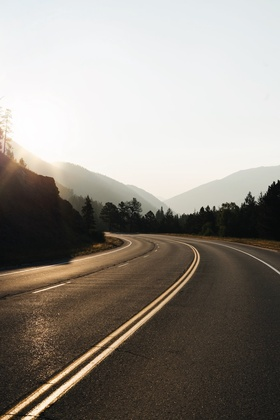
%> input picture road.jpg, 280 x 420 px, shrunk from 1000 x 1500 before the run
$ octave Geometric_Mean.m   (GNU Octave 9; MATLAB toolbox functions it lacks are replaced by stand-ins)
%> lines starting %> are read from the running program, lines starting %| are printed output that depends on the picture
%Geometric_Mean
clc;
f = rgb2gray(imread('road.jpg'));
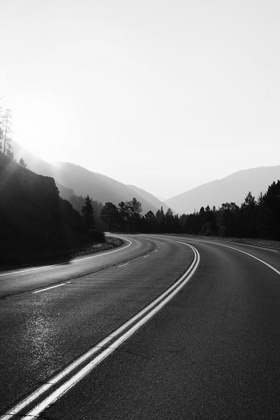
%> f: size 420x280 uint8; min 3, max 255, mean 141.3
f = im2double(f);
%> f: size 420x280 double
f = imnoise(f, 'gaussian');
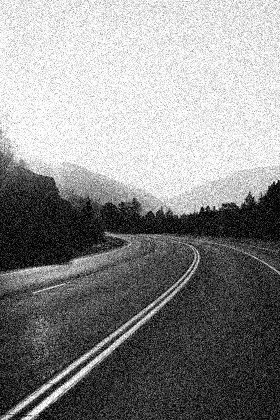
%> f: size 420x280 double; min 0, max 1, mean 0.547
[M,N] = size(f);
%> M = 420; N = 280
fp = padarray(f, [1 1]);
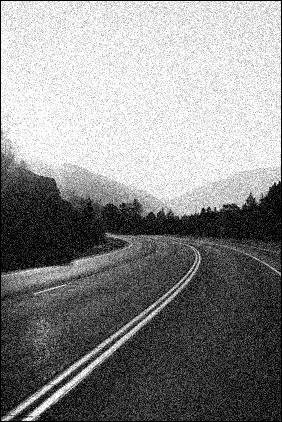
%> fp: size 422x282 double; min 0, max 1, mean 0.541
g = zeros([M N]);

for i = 2: M+1
    for j = 2: N+1
        g(i-1, j-1) = (prod(prod(fp(i-1:i+1, j-1:j+1))) ^ (1/9));
    end
end
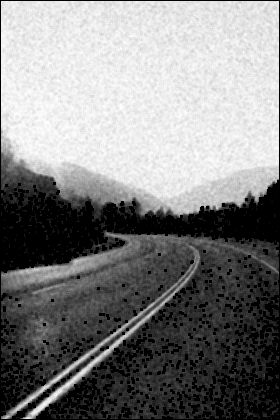
%> g: size 420x280 double; min 0, max 1, mean 0.508

figure; imshow(f, []);
figure; imshow(g, []);
